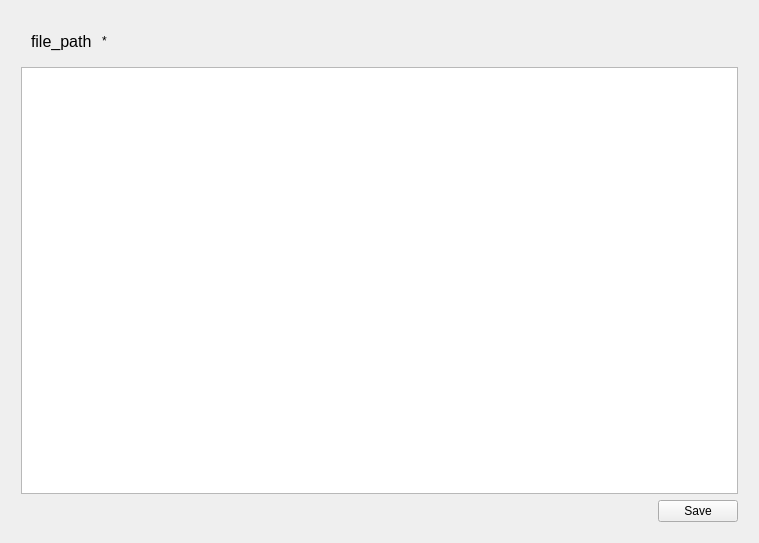
<?xml version="1.0" encoding="UTF-8"?>
<ui version="4.0">
 <class>FileEditor</class>
 <widget class="QWidget" name="FileEditor">
  <property name="geometry">
   <rect>
    <x>0</x>
    <y>0</y>
    <width>759</width>
    <height>543</height>
   </rect>
  </property>
  <property name="windowTitle">
   <string>FileEditor</string>
  </property>
  <layout class="QVBoxLayout" name="verticalLayout_2">
   <item>
    <layout class="QVBoxLayout" name="verticalLayout">
     <property name="leftMargin">
      <number>10</number>
     </property>
     <property name="topMargin">
      <number>10</number>
     </property>
     <property name="rightMargin">
      <number>10</number>
     </property>
     <property name="bottomMargin">
      <number>10</number>
     </property>
     <item>
      <layout class="QHBoxLayout" name="horizontalLayout_2">
       <property name="spacing">
        <number>10</number>
       </property>
       <property name="leftMargin">
        <number>10</number>
       </property>
       <property name="topMargin">
        <number>10</number>
       </property>
       <property name="rightMargin">
        <number>10</number>
       </property>
       <property name="bottomMargin">
        <number>10</number>
       </property>
       <item>
        <widget class="QLabel" name="label_file_path">
         <property name="font">
          <font>
           <pointsize>12</pointsize>
          </font>
         </property>
         <property name="text">
          <string>file_path</string>
         </property>
        </widget>
       </item>
       <item>
        <widget class="QLabel" name="label_Changed">
         <property name="text">
          <string>*</string>
         </property>
        </widget>
       </item>
       <item>
        <spacer name="horizontalSpacer_2">
         <property name="orientation">
          <enum>Qt::Horizontal</enum>
         </property>
         <property name="sizeHint" stdset="0">
          <size>
           <width>40</width>
           <height>20</height>
          </size>
         </property>
        </spacer>
       </item>
      </layout>
     </item>
     <item>
      <widget class="QTextEdit" name="textEdit_main_editor">
       <property name="font">
        <font>
         <pointsize>10</pointsize>
        </font>
       </property>
       <property name="tabChangesFocus">
        <bool>false</bool>
       </property>
      </widget>
     </item>
     <item>
      <layout class="QHBoxLayout" name="horizontalLayout">
       <item>
        <spacer name="horizontalSpacer">
         <property name="orientation">
          <enum>Qt::Horizontal</enum>
         </property>
         <property name="sizeHint" stdset="0">
          <size>
           <width>40</width>
           <height>20</height>
          </size>
         </property>
        </spacer>
       </item>
       <item>
        <widget class="QPushButton" name="Button_save">
         <property name="text">
          <string>Save</string>
         </property>
        </widget>
       </item>
      </layout>
     </item>
    </layout>
   </item>
  </layout>
 </widget>
 <resources/>
 <connections>
  <connection>
   <sender>textEdit_main_editor</sender>
   <signal>textChanged()</signal>
   <receiver>label_Changed</receiver>
   <slot>show()</slot>
   <hints>
    <hint type="sourcelabel">
     <x>379</x>
     <y>278</y>
    </hint>
    <hint type="destinationlabel">
     <x>113</x>
     <y>38</y>
    </hint>
   </hints>
  </connection>
  <connection>
   <sender>Button_save</sender>
   <signal>clicked()</signal>
   <receiver>label_Changed</receiver>
   <slot>hide()</slot>
   <hints>
    <hint type="sourcelabel">
     <x>701</x>
     <y>511</y>
    </hint>
    <hint type="destinationlabel">
     <x>113</x>
     <y>38</y>
    </hint>
   </hints>
  </connection>
 </connections>
</ui>
